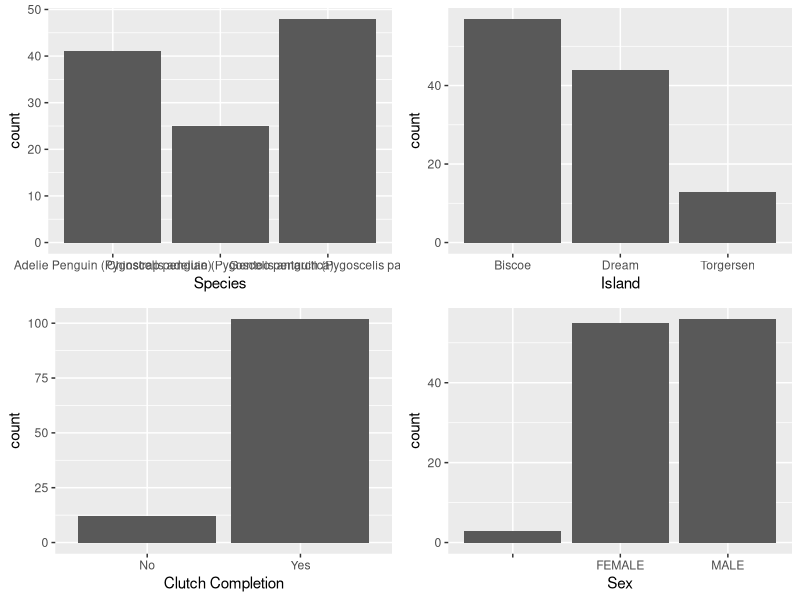
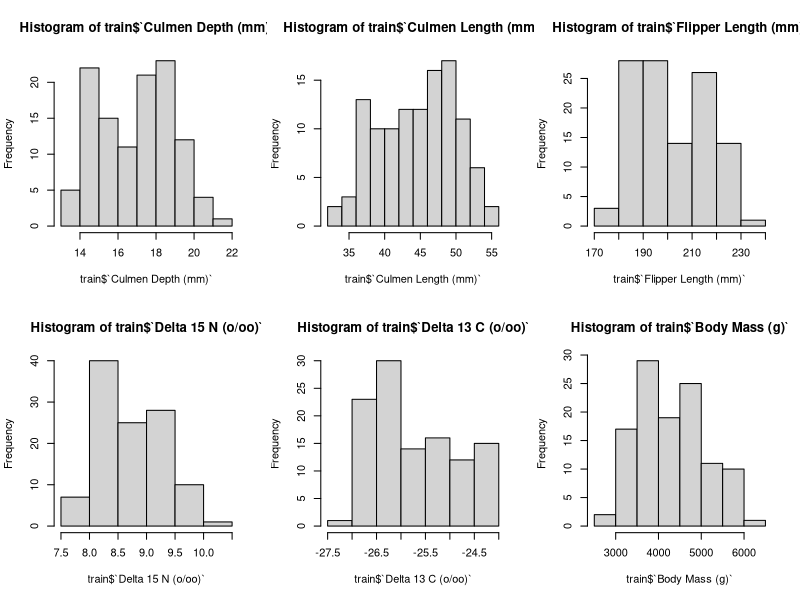
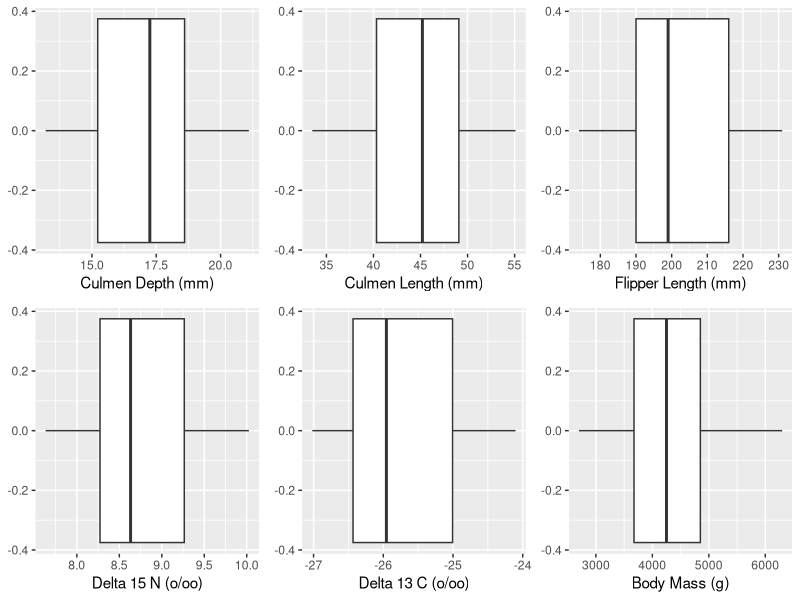
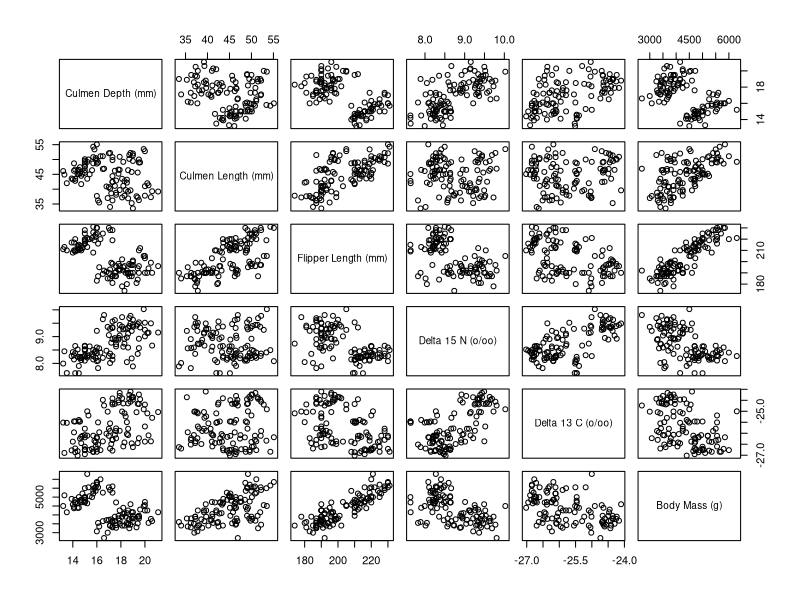
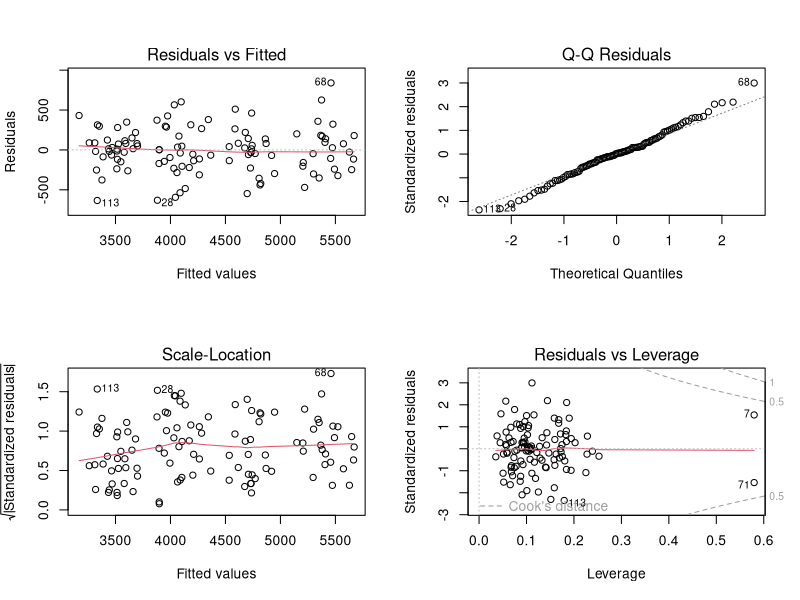

Reproduce these figures in R, in order.
setwd('C:/Users/styli/Desktop/데이콘 프로젝트/펭귄/dataset')
library(data.table)
library(dplyr)
library(ggplot2)

train = fread('train.csv')

# 변수 형태 탐색 - 명목형
table(train$Species)
table(train$Island)
table(train$`Clutch Completion`)
table(train$Sex) # 결측 3

library(gridExtra)
a = ggplot(train, aes(Species))+geom_bar()
b = ggplot(train, aes(Island))+geom_bar()
c = ggplot(train, aes(`Clutch Completion`))+geom_bar()
d = ggplot(train, aes(Sex))+geom_bar()
grid.arrange(a,b,c,d, nrow=2, ncol=2)

# 수치형
train %>% select(c('Culmen Depth (mm)','Culmen Length (mm)','Flipper Length (mm)','Delta 15 N (o/oo)','Delta 13 C (o/oo)','Body Mass (g)')) %>% summary()

par(mfrow=c(2,3))
hist(train$`Culmen Depth (mm)`)
hist(train$`Culmen Length (mm)`)
hist(train$`Flipper Length (mm)`)
hist(train$`Delta 15 N (o/oo)`)
hist(train$`Delta 13 C (o/oo)`)
hist(train$`Body Mass (g)`)

a = ggplot(train, aes(`Culmen Depth (mm)`)) + geom_boxplot()
b = ggplot(train, aes(`Culmen Length (mm)`)) + geom_boxplot()
c = ggplot(train, aes(`Flipper Length (mm)`)) + geom_boxplot()
d = ggplot(train, aes(`Delta 15 N (o/oo)`)) + geom_boxplot()
e = ggplot(train, aes(`Delta 13 C (o/oo)`)) + geom_boxplot()
f = ggplot(train, aes(`Body Mass (g)`)) + geom_boxplot()
grid.arrange(a,b,c,d,e,f, nrow=2, ncol=3)

rm(a,b,c,d,e,f)


# 상관관게 분석(피어슨 상관계수-수치형 자료 한정)

train %>% select(c('Culmen Depth (mm)','Culmen Length (mm)','Flipper Length (mm)','Delta 15 N (o/oo)','Delta 13 C (o/oo)','Body Mass (g)')) %>% cor()
# 에러발생

# 결측 탐색.
train %>% is.na() %>% colSums()

# 결측처리 - 행 버리기

train %>% na.omit() %>% 
  select(c('Culmen Depth (mm)','Culmen Length (mm)','Flipper Length (mm)','Delta 15 N (o/oo)','Delta 13 C (o/oo)','Body Mass (g)')) %>% 
  cor() %>% print()

# 산점도 탐색

train %>% na.omit() %>% 
  select(c('Culmen Depth (mm)','Culmen Length (mm)','Flipper Length (mm)','Delta 15 N (o/oo)','Delta 13 C (o/oo)','Body Mass (g)')) %>% plot()


# 명목형 변수 변경

train[, c('Species', 'Island', 'Clutch Completion', 'Sex')] = lapply(train[ , c('Species', 'Island', 'Clutch Completion', 'Sex')], factor)
str(train)

# 회귀분석
reg = lm(`Body Mass (g)`~.,data = train)
summary(reg)

test = fread('test.csv')
test[, c('Species', 'Island', 'Clutch Completion', 'Sex')] = lapply(test[ , c('Species', 'Island', 'Clutch Completion', 'Sex')], factor)

# 대충 이렇게 예측하면 되겠지.
head(predict(reg, test))

# 베이스라인 회귀 끝.
# 잔차의 4가정, IID에 특이값. 선형성 정규성, 등분산성가정.
par(mfrow=c(2,2))
plot(reg)

# 변수선택법 사용. both

step.reg = step(reg, direction = 'both')
summary(step.reg)
